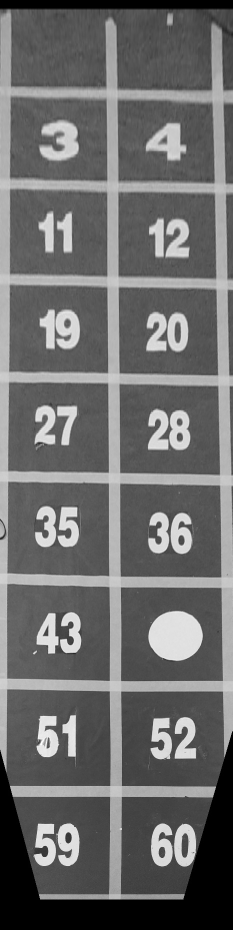
#> input picture tof/picpipei/pic0.jpg, 465 x 1860 px, given in place of the camera (shown at 1/2 size)
$ python cannytest.py   (older library calls are emulated)
#> lines starting #> are read from the running program, lines starting #| are printed output that depends on the picture; after the words box and inside, x2 and y2 are one past the last pixel; in counts of white or black regions, pixels touching at a corner belong together
# -- coding: utf-8 --
import cv2
import numpy as np
cap = cv2.VideoCapture(1)
cap.set(5,120)
cap.set(5,120)
cap.set(3,160)
i = 3
print(cap.get(15))
DIM=(160, 120)
K=np.array([[99.4258503276217, 0.0, 78.82468853503748], [0.0, 99.48655709062508, 56.50370696954958], [0.0, 0.0, 1.0]])
D=np.array([[-0.054589320778828936], [-0.38118622492409726], [1.1750597946154482], [-1.256404940962829]])

# print(cap.get(0),cap.get(1),cap.get(2),cap.get(3),cap.get(4),cap.get(5),cap.get(6),cap.get(7),cap.get(8),cap.get(9),cap.get(10),cap.get(11),cap.get(12),cap.get(13),cap.get(14),cap.get(15),cap.get(16),cap.get(17),cap.get(18),cap.get(19),cap.get(30))
while(1):
    ret, Img = cap.read()
#> Img is the input picture: shape (1860, 465, 3); min 0, max 255, mean 107.8
    img = cv2.resize(Img, DIM)
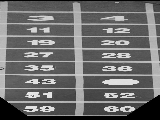
#> img: shape (120, 160, 3); min 0, max 245, mean 108.6
    map1, map2 = cv2.fisheye.initUndistortRectifyMap(K, D, np.eye(3), K, DIM, cv2.CV_16SC2)
    Img = cv2.remap(img, map1, map2, interpolation=cv2.INTER_LINEAR, borderMode=cv2.BORDER_CONSTANT)
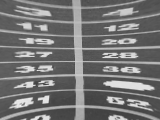
#> Img: shape (120, 160, 3); min 56, max 241, mean 116.3
    image = Img
    (lower, upper) =([0, 0, 130], [255, 255, 255])
    lower = np.array(lower, dtype="uint8")
    upper = np.array(upper, dtype="uint8")
    mask = cv2.inRange(image, lower, upper)
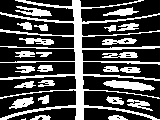
#> mask: shape (120, 160); 31% white; 26 white regions (1 under 20 px), largest, box (x1, y1, x2, y2) and area: (0, 0, 160, 120) 3254, (103, 80, 155, 91) 330, (15, 6, 52, 17) 199
    output = cv2.bitwise_and(image, image, mask=mask)
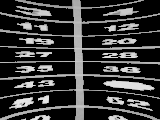
#> output: shape (120, 160, 3); min 0, max 241, mean 54.7
    output = cv2.cvtColor(output, cv2.COLOR_BGR2GRAY)
#> output: shape (120, 160)
    cv2.imshow('gray', output)
    img = cv2.GaussianBlur(output, (17, 17), 0)
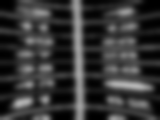
#> img: shape (120, 160); min 0, max 180, mean 54.7
    edges = cv2.Canny(img, 50, 70, apertureSize=3)
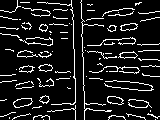
#> edges: shape (120, 160); 11.2% white in thin lines or dots
    cv2.imshow('edges', edges)
    wtf, output = cv2.threshold(output, 100, 255, cv2.THRESH_BINARY)
    cv2.imshow('threshold',output)
    cv2.imshow('some',output[0:100,0:90])
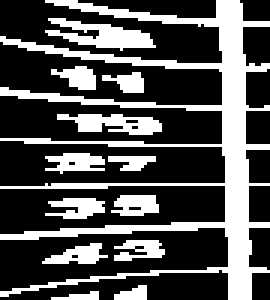
#> window 'some': shape (100, 90) (shown 3 times larger); 31.9% white; 13 white regions, largest, box (x1, y1, x2, y2) and area: (0, 0, 90, 100) 1834, (15, 6, 52, 17) 199, (19, 38, 54, 45) 152

    if cv2.waitKey(1) & 0xFF == ord('q'):
#> (key q is pressed here)
        break
    if cv2.waitKey(1) & 0xFF == ord('w'):
        cv2.imwrite('picsaidao\\wqfwqf'+str(i)+'.png',Img)
        i = i + 1

cap.release()
cv2.destroyAllWindows()

$ run again, on tof/picpipei/pic1.jpg
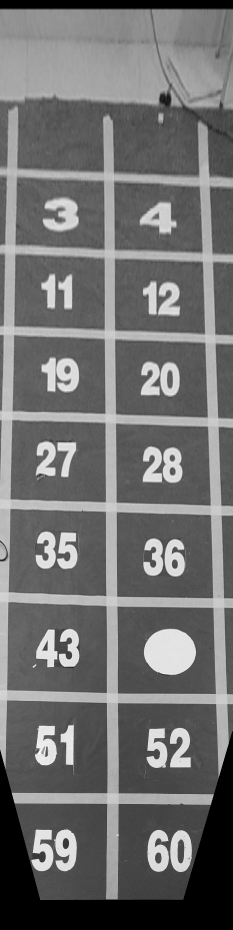
#> input picture tof/picpipei/pic1.jpg, 465 x 1860 px, given in place of the camera (shown at 1/2 size)
#> Img is the input picture: shape (1860, 465, 3); min 0, max 255, mean 112.3
#> Img: shape (120, 160, 3)
#> `mask = cv2.inRange(image, lower, upper)`:
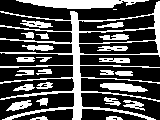
#> mask: shape (120, 160); 31.6% white; 26 white regions (1 under 20 px), largest, box (x1, y1, x2, y2) and area: (0, 1, 160, 120) 3089, (16, 0, 149, 9) 778, (100, 83, 148, 92) 287
#> edges: shape (120, 160); 11.1% white in thin lines or dots
#> `cv2.imshow('some',output[0:100,0:90])`:
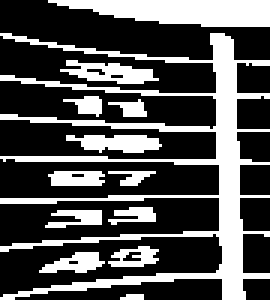
#> window 'some': shape (100, 90) (shown 3 times larger); 32.2% white; 13 white regions (1 under 20 px), largest, box (x1, y1, x2, y2) and area: (0, 11, 90, 100) 1602, (16, 0, 90, 9) 485, (20, 20, 53, 28) 144
